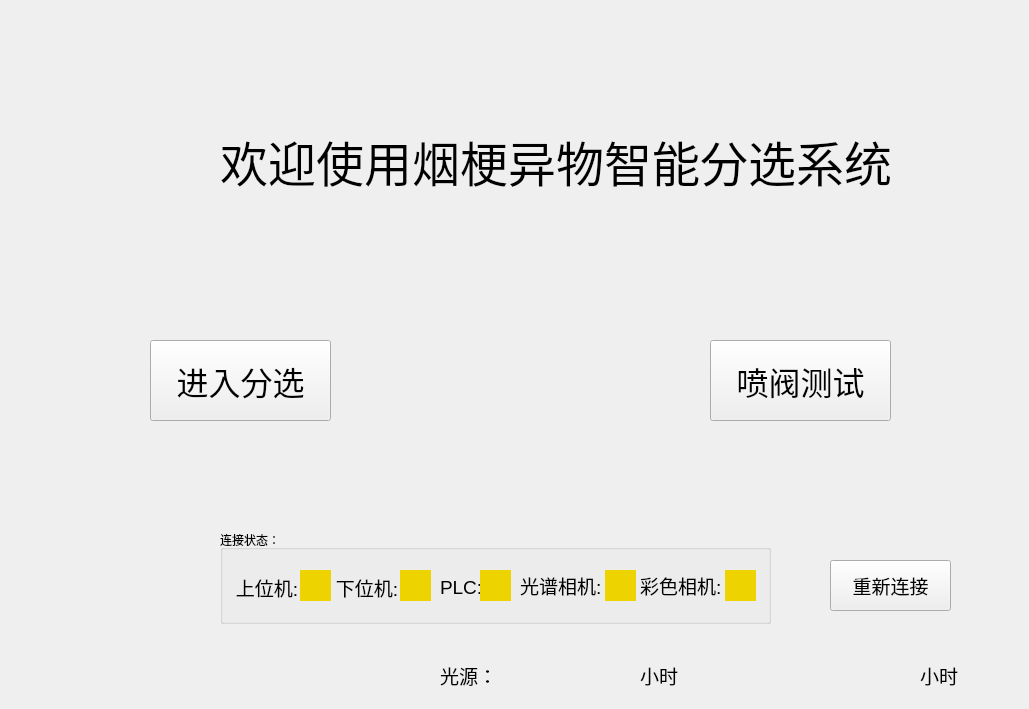
   <widget class="QWidget" name="tab">
    <attribute name="title">
     <string>Tab 1</string>
    </attribute>
    <widget class="QLabel" name="lab_show_welcome">
     <property name="geometry">
      <rect>
       <x>220</x>
       <y>120</y>
       <width>691</width>
       <height>81</height>
      </rect>
     </property>
     <property name="font">
      <font>
       <pointsize>36</pointsize>
      </font>
     </property>
     <property name="text">
      <string>欢迎使用烟梗异物智能分选系统</string>
     </property>
    </widget>
    <widget class="QPushButton" name="btn_goto_sort">
     <property name="geometry">
      <rect>
       <x>150</x>
       <y>340</y>
       <width>181</width>
       <height>81</height>
      </rect>
     </property>
     <property name="font">
      <font>
       <pointsize>24</pointsize>
      </font>
     </property>
     <property name="text">
      <string>进入分选</string>
     </property>
    </widget>
    <widget class="QPushButton" name="btn_0to3">
     <property name="geometry">
      <rect>
       <x>710</x>
       <y>340</y>
       <width>181</width>
       <height>81</height>
      </rect>
     </property>
     <property name="font">
      <font>
       <pointsize>24</pointsize>
      </font>
     </property>
     <property name="text">
      <string>喷阀测试</string>
     </property>
    </widget>
    <widget class="QGroupBox" name="groupBox_8">
     <property name="geometry">
      <rect>
       <x>220</x>
       <y>530</y>
       <width>551</width>
       <height>94</height>
      </rect>
     </property>
     <property name="title">
      <string>连接状态：</string>
     </property>
     <widget class="QLabel" name="label_2">
      <property name="geometry">
       <rect>
        <x>0</x>
        <y>32</y>
        <width>100</width>
        <height>50</height>
       </rect>
      </property>
      <property name="minimumSize">
       <size>
        <width>100</width>
        <height>50</height>
       </size>
      </property>
      <property name="sizeIncrement">
       <size>
        <width>0</width>
        <height>0</height>
       </size>
      </property>
      <property name="baseSize">
       <size>
        <width>0</width>
        <height>0</height>
       </size>
      </property>
      <property name="font">
       <font>
        <pointsize>14</pointsize>
       </font>
      </property>
      <property name="text">
       <string>   上位机:</string>
      </property>
     </widget>
     <widget class="QLabel" name="lab_upmachine_isconnect_2">
      <property name="geometry">
       <rect>
        <x>80</x>
        <y>40</y>
        <width>31</width>
        <height>31</height>
       </rect>
      </property>
      <property name="minimumSize">
       <size>
        <width>31</width>
        <height>31</height>
       </size>
      </property>
      <property name="font">
       <font>
        <pointsize>10</pointsize>
       </font>
      </property>
      <property name="styleSheet">
       <string notr="true">background-color: rgb(237, 212, 0);</string>
      </property>
      <property name="text">
       <string/>
      </property>
     </widget>
     <widget class="QLabel" name="label">
      <property name="geometry">
       <rect>
        <x>100</x>
        <y>32</y>
        <width>100</width>
        <height>50</height>
       </rect>
      </property>
      <property name="minimumSize">
       <size>
        <width>100</width>
        <height>50</height>
       </size>
      </property>
      <property name="sizeIncrement">
       <size>
        <width>0</width>
        <height>0</height>
       </size>
      </property>
      <property name="baseSize">
       <size>
        <width>0</width>
        <height>0</height>
       </size>
      </property>
      <property name="font">
       <font>
        <pointsize>14</pointsize>
       </font>
      </property>
      <property name="text">
       <string>   下位机:</string>
      </property>
     </widget>
     <widget class="QLabel" name="lab_lowermachine_isconnect">
      <property name="geometry">
       <rect>
        <x>180</x>
        <y>40</y>
        <width>31</width>
        <height>31</height>
       </rect>
      </property>
      <property name="minimumSize">
       <size>
        <width>31</width>
        <height>31</height>
       </size>
      </property>
      <property name="font">
       <font>
        <pointsize>10</pointsize>
       </font>
      </property>
      <property name="styleSheet">
       <string notr="true">background-color: rgb(237, 212, 0);</string>
      </property>
      <property name="text">
       <string/>
      </property>
     </widget>
     <widget class="QLabel" name="label_4">
      <property name="geometry">
       <rect>
        <x>220</x>
        <y>32</y>
        <width>100</width>
        <height>50</height>
       </rect>
      </property>
      <property name="minimumSize">
       <size>
        <width>100</width>
        <height>50</height>
       </size>
      </property>
      <property name="sizeIncrement">
       <size>
        <width>0</width>
        <height>0</height>
       </size>
      </property>
      <property name="baseSize">
       <size>
        <width>0</width>
        <height>0</height>
       </size>
      </property>
      <property name="font">
       <font>
        <pointsize>14</pointsize>
       </font>
      </property>
      <property name="text">
       <string>PLC:</string>
      </property>
     </widget>
     <widget class="QLabel" name="lab_plc_isconnect">
      <property name="geometry">
       <rect>
        <x>260</x>
        <y>40</y>
        <width>31</width>
        <height>31</height>
       </rect>
      </property>
      <property name="minimumSize">
       <size>
        <width>31</width>
        <height>31</height>
       </size>
      </property>
      <property name="font">
       <font>
        <pointsize>10</pointsize>
       </font>
      </property>
      <property name="styleSheet">
       <string notr="true">background-color: rgb(237, 212, 0);</string>
      </property>
      <property name="text">
       <string/>
      </property>
     </widget>
     <widget class="QLabel" name="label_6">
      <property name="geometry">
       <rect>
        <x>300</x>
        <y>30</y>
        <width>100</width>
        <height>50</height>
       </rect>
      </property>
      <property name="minimumSize">
       <size>
        <width>100</width>
        <height>50</height>
       </size>
      </property>
      <property name="sizeIncrement">
       <size>
        <width>0</width>
        <height>0</height>
       </size>
      </property>
      <property name="baseSize">
       <size>
        <width>0</width>
        <height>0</height>
       </size>
      </property>
      <property name="font">
       <font>
        <pointsize>14</pointsize>
       </font>
      </property>
      <property name="text">
       <string>光谱相机:</string>
      </property>
     </widget>
     <widget class="QLabel" name="lab_spec_isconnect">
      <property name="geometry">
       <rect>
        <x>385</x>
        <y>40</y>
        <width>31</width>
        <height>31</height>
       </rect>
      </property>
      <property name="minimumSize">
       <size>
        <width>31</width>
        <height>31</height>
       </size>
      </property>
      <property name="font">
       <font>
        <pointsize>10</pointsize>
       </font>
      </property>
      <property name="styleSheet">
       <string notr="true">background-color: rgb(237, 212, 0);</string>
      </property>
      <property name="text">
       <string/>
      </property>
     </widget>
     <widget class="QLabel" name="label_7">
      <property name="geometry">
       <rect>
        <x>420</x>
        <y>30</y>
        <width>100</width>
        <height>50</height>
       </rect>
      </property>
      <property name="minimumSize">
       <size>
        <width>100</width>
        <height>50</height>
       </size>
      </property>
      <property name="sizeIncrement">
       <size>
        <width>0</width>
        <height>0</height>
       </size>
      </property>
      <property name="baseSize">
       <size>
        <width>0</width>
        <height>0</height>
       </size>
      </property>
      <property name="font">
       <font>
        <pointsize>14</pointsize>
       </font>
      </property>
      <property name="text">
       <string>彩色相机:</string>
      </property>
     </widget>
     <widget class="QLabel" name="lab_rgb_isconnect">
      <property name="geometry">
       <rect>
        <x>505</x>
        <y>40</y>
        <width>31</width>
        <height>31</height>
       </rect>
      </property>
      <property name="minimumSize">
       <size>
        <width>31</width>
        <height>31</height>
       </size>
      </property>
      <property name="font">
       <font>
        <pointsize>10</pointsize>
       </font>
      </property>
      <property name="styleSheet">
       <string notr="true">background-color: rgb(237, 212, 0);</string>
      </property>
      <property name="text">
       <string/>
      </property>
     </widget>
    </widget>
    <widget class="QLabel" name="label_3">
     <property name="geometry">
      <rect>
       <x>20</x>
       <y>60</y>
       <width>191</width>
       <height>191</height>
      </rect>
     </property>
     <property name="text">
      <string/>
     </property>
     <property name="pixmap">
      <pixmap>image/njfu.jpg</pixmap>
     </property>
    </widget>
    <widget class="QPushButton" name="btn_0to3_2">
     <property name="geometry">
      <rect>
       <x>830</x>
       <y>560</y>
       <width>121</width>
       <height>51</height>
      </rect>
     </property>
     <property name="font">
      <font>
       <pointsize>14</pointsize>
      </font>
     </property>
     <property name="text">
      <string>重新连接</string>
     </property>
    </widget>
    <widget class="QLabel" name="label_runtime">
     <property name="geometry">
      <rect>
       <x>800</x>
       <y>650</y>
       <width>111</width>
       <height>50</height>
      </rect>
     </property>
     <property name="minimumSize">
      <size>
       <width>100</width>
       <height>50</height>
      </size>
     </property>
     <property name="sizeIncrement">
      <size>
       <width>0</width>
       <height>0</height>
      </size>
     </property>
     <property name="baseSize">
      <size>
       <width>0</width>
       <height>0</height>
      </size>
     </property>
     <property name="font">
      <font>
       <pointsize>14</pointsize>
      </font>
     </property>
     <property name="text">
      <string/>
     </property>
    </widget>
    <widget class="QLabel" name="label_runtime_2">
     <property name="geometry">
      <rect>
       <x>920</x>
       <y>650</y>
       <width>100</width>
       <height>50</height>
      </rect>
     </property>
     <property name="minimumSize">
      <size>
       <width>100</width>
       <height>50</height>
      </size>
     </property>
     <property name="sizeIncrement">
      <size>
       <width>0</width>
       <height>0</height>
      </size>
     </property>
     <property name="baseSize">
      <size>
       <width>0</width>
       <height>0</height>
      </size>
     </property>
     <property name="font">
      <font>
       <pointsize>14</pointsize>
      </font>
     </property>
     <property name="text">
      <string>小时</string>
     </property>
    </widget>
    <widget class="QLabel" name="label_lamptime">
     <property name="geometry">
      <rect>
       <x>520</x>
       <y>650</y>
       <width>111</width>
       <height>50</height>
      </rect>
     </property>
     <property name="minimumSize">
      <size>
       <width>100</width>
       <height>50</height>
      </size>
     </property>
     <property name="sizeIncrement">
      <size>
       <width>0</width>
       <height>0</height>
      </size>
     </property>
     <property name="baseSize">
      <size>
       <width>0</width>
       <height>0</height>
      </size>
     </property>
     <property name="font">
      <font>
       <pointsize>14</pointsize>
      </font>
     </property>
     <property name="text">
      <string/>
     </property>
    </widget>
    <widget class="QLabel" name="label_runtime_4">
     <property name="geometry">
      <rect>
       <x>640</x>
       <y>650</y>
       <width>100</width>
       <height>50</height>
      </rect>
     </property>
     <property name="minimumSize">
      <size>
       <width>100</width>
       <height>50</height>
      </size>
     </property>
     <property name="sizeIncrement">
      <size>
       <width>0</width>
       <height>0</height>
      </size>
     </property>
     <property name="baseSize">
      <size>
       <width>0</width>
       <height>0</height>
      </size>
     </property>
     <property name="font">
      <font>
       <pointsize>14</pointsize>
      </font>
     </property>
     <property name="text">
      <string>小时</string>
     </property>
    </widget>
    <widget class="QLabel" name="label_runtime_5">
     <property name="geometry">
      <rect>
       <x>440</x>
       <y>650</y>
       <width>100</width>
       <height>50</height>
      </rect>
     </property>
     <property name="minimumSize">
      <size>
       <width>100</width>
       <height>50</height>
      </size>
     </property>
     <property name="sizeIncrement">
      <size>
       <width>0</width>
       <height>0</height>
      </size>
     </property>
     <property name="baseSize">
      <size>
       <width>0</width>
       <height>0</height>
      </size>
     </property>
     <property name="font">
      <font>
       <pointsize>14</pointsize>
      </font>
     </property>
     <property name="text">
      <string>光源：</string>
     </property>
    </widget>
   </widget>
